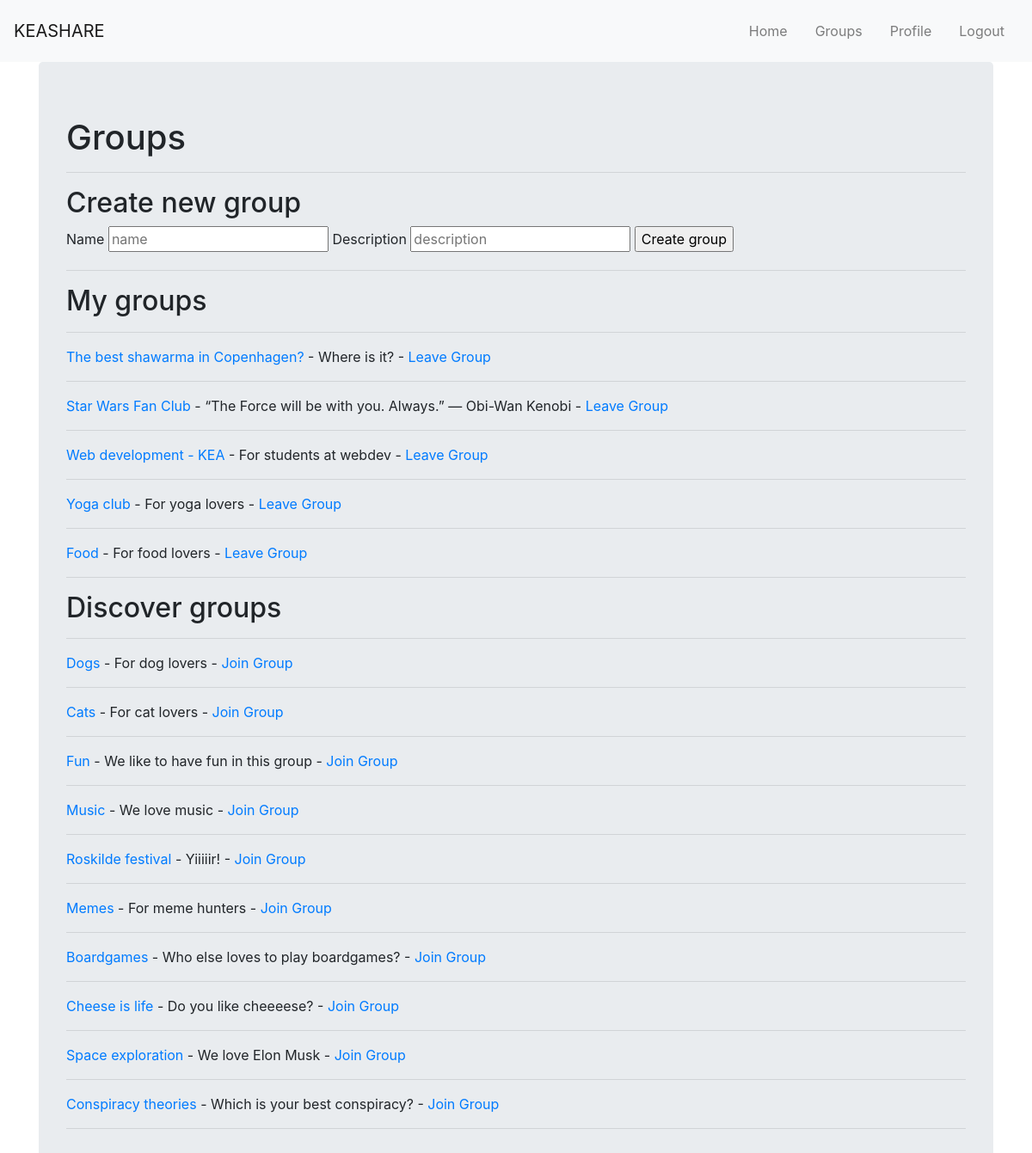
Screenshot of /keashare/groups/ (signed in) with the database file from the repository.
### keashareapp/models.py (models this page shows, shortened)
class AppGroup(models.Model):
    owner = models.ForeignKey(User, on_delete=models.CASCADE, related_name='owners')
    users = models.ManyToManyField(User) # members
    name = models.CharField(max_length=200)
    description = models.TextField()

### keashareapp/views.py (the view, shortened to what this page needs)
# urls.py: path('groups/', views.groups, name='groups'),
def groups(request):
    user = request.user
    if request.method == 'GET':
        user_groups = models.AppGroup.objects.filter(users__username__contains=user.username)
        not_user_groups = models.AppGroup.objects.exclude(users__username__contains=user.username)
        context = {
            'user': user, # the user who is logged in
            'user_groups': user_groups,
            'not_user_groups': not_user_groups,
        }
        return render(request, 'keashareapp/groups.html', context=context)

### keashareapp/templates/keashareapp/groups.html (shortened to what this page needs)
{% extends 'base.html' %}
{% block nav %}
    <ul class="navbar-nav ml-auto flex-nowrap">
        <li class="nav-item">
            <a href="{% url 'keashareapp:index' %}" class="nav-link m-2 menu-item nav-active">Home</a>
        </li>
        <li class="nav-item">
            <a href="{% url 'keashareapp:groups' %}" class="nav-link m-2 menu-item nav-active">Groups</a>
        </li>
        <li class="nav-item">
            <a href="{% url 'loginapp:profile' %}" class="nav-link m-2 menu-item nav-active">Profile</a>
        </li>
        <li class="nav-item">
            <a href="{% url 'loginapp:logout' %}" class="nav-link m-2 menu-item nav-active">Logout</a>
        </li>
    </ul>
{% endblock %}
{% block body %}
<div class="container">
    <div class="jumbotron">
        <h1>Groups</h1>
        <hr>
        <h2>Create new group</h2>
        <form action="{% url 'keashareapp:groups' %}" method="POST">
            <label for="name">Name</label>
            <input id="name" name="name" type="text" placeholder="name">
            <label for="description">Description</label>
            <input id="description" name="description" type="textarea" placeholder="description">
            <input type="submit" value="Create group">
        </form>
        <hr>
        <h2>My groups</h2>
        <hr>
        {% for group in user_groups %}
            <p><a href="{% url 'keashareapp:groupdetails' pk=group.pk %}">{{ group.name }}</a> - {{ group.description }} - <a href="{% url 'keashareapp:leave_group' pk=group.pk %}">Leave Group</a></p>
            <hr>
        {% endfor %}
        <h2>Discover groups</h2>
        <hr>
        {% for group in not_user_groups %}
            <p><a href="{% url 'keashareapp:groupdetails' pk=group.pk %}">{{ group.name }}</a> - {{ group.description }} - <a href="{% url 'keashareapp:join_group' pk=group.pk %}">Join Group</a></p>
            <hr>
        {% endfor %}
    </div>
</div>
{% endblock %}

### rows the page displays
AppGroup: name "The best shawarma in Copenhagen?", description "Where is it?"
AppGroup: name "Star Wars Fan Club", description "“The Force will be with you. Always.” — Obi-Wan Kenobi"
AppGroup: name "Web development - KEA", description "For students at webdev"
AppGroup: name "Yoga club", description "For yoga lovers"
AppGroup: name "Food", description "For food lovers"
AppGroup: name "Dogs", description "For dog lovers"
AppGroup: name "Cats", description "For cat lovers"
AppGroup: name "Fun", description "We like to have fun in this group"
AppGroup: name "Music", description "We love music"
AppGroup: name "Roskilde festival", description "Yiiiiir!"
AppGroup: name "Memes", description "For meme hunters"
AppGroup: name "Boardgames", description "Who else loves to play boardgames?"
AppGroup: name "Cheese is life", description "Do you like cheeeese?"
AppGroup: name "Space exploration", description "We love Elon Musk"
AppGroup: name "Conspiracy theories", description "Which is your best conspiracy?"
